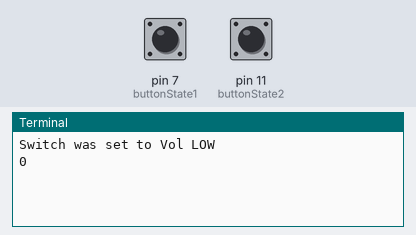
This program was run on a simulated Raspberry Pi (header pin numbers). Shown: the last lines printed to the terminal. Inputs (shaded band) come from the test bench; at power-on: pin 7 (buttonState1) HIGH, pin 11 (buttonState2) LOW. Sound played through the audio output is not drawn and takes no time.

Above: at 1.2 s.
1.3 s: pin 7 (buttonState1) pulled LOW for 0.15 s
At 2.1 s:
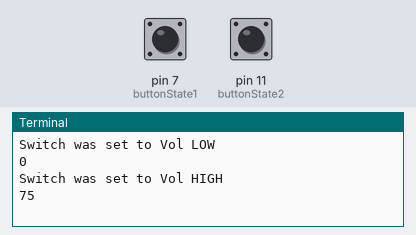
2.9 s: pin 11 (buttonState2) pulled HIGH for 1 s
At 5.3 s:
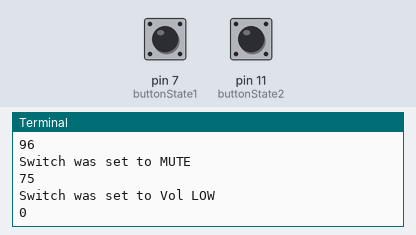
Timing chart, 0 to 6.8 s (numbered marks = the images above; inputs shaded):
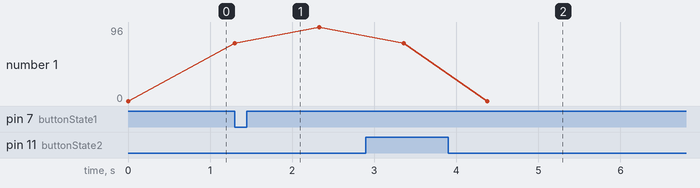

Measured:
- after the input at 1.3 s, the terminal: prints a new line at once (image 1)
- after the input at 2.9 s, the terminal: prints a new line after 0.46 s (image 2)
- plotted number 1: 0 → 96 after the input at 1.3 s

The program:

volume.py
```python
import RPi.GPIO as GPIO
from time import sleep
from subprocess import call

GPIO.setwarnings(False)
GPIO.setmode(GPIO.BOARD)
GPIO.setup(7, GPIO.IN, pull_up_down=GPIO.PUD_UP)
GPIO.setup(11, GPIO.IN, pull_up_down=GPIO.PUD_DOWN)

volumeState = 0

while True:
        buttonState1 = GPIO.input(7)
        buttonState2 = GPIO.input(11)

        if buttonState1 == False and buttonState2 == False and volumeState != 96:
                print("Switch was set to Vol HIGH")
                print(volumeState)
                call(["amixer", "set", "PCM", "unmute"])
                call(["amixer", "set", "PCM", "96%"])
                volumeState = 96
                sleep(1)

        if buttonState1 == True and buttonState2 == True and volumeState != 0:
                print("Switch was set to MUTE")
                print(volumeState)
                call(["amixer", "set", "PCM", "mute"])
                volumeState = 0
                sleep(1)

        if buttonState1 == True and buttonState2 == False and volumeState != 75:
                print("Switch was set to Vol LOW")
                print(volumeState)
                call(["amixer", "set", "PCM", "unmute"])
                call(["amixer", "set", "PCM", "75%"])
                volumeState = 75
                sleep(1)
```
